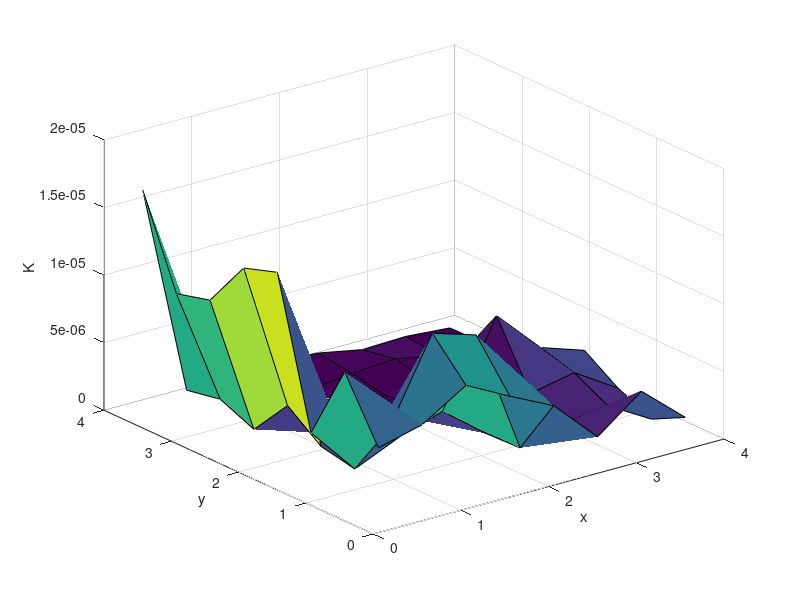

Source code (MATLAB): (Note: this script raises an error after producing the figure.)
clear; close all;
% Define the tau_1, tau_2, and K data
x = [0.25, 0.75, 1.25, 1.75, 2.25, 2.75, 3.25, 3.75];
y = [0.25, 0.75, 1.25, 1.75, 2.25, 2.75, 3.25, 3.75];
K = [53.69 61.94 82.38 65.49 49.71 17.85 42.83 14.71;
     98.42 46.87 109.41 99.40 7.01 16.71 20.70 1.88;
     41.81 6.32 20.75 31.51 6.11 26.88 33.71 13.48;
     149.19 11.47 0.63 14.88 8.84 73.17 40.83 29.96;
     140.93 30.31 1.04 0.92 2.81 34.85 3.31 0.24;
     105.74 1.27 10.58 0.21 0.04 0.57 2.92 7.09;
     99.05 12.11 0.12 0.97 5.09 6.90 0.65 1.29;
     164.42 7.38 13.35 10.88 8.53 2.22 3.26 0.73];
K = K.*10^-7;

% Create a grid of x and y values
[X,Y] = meshgrid(x,y);

% Plot the surface
figure(); surf(X,Y,K);

% Set the axis labels
xlabel('x');
ylabel('y');
zlabel('K');

%% Take the natural logarithm of z to transform it to log-normal scale
K_log = round(log(K),2);

% Assume the mean and standard deviation
mu_K_log = -13.86;
sigma2_K_log = 3.72;

% Plot the surface with the log-transformed z values
figure(); surf(X,Y,K_log-mu_K_log);

% Set the axis labels
xlabel('x');
ylabel('y');
zlabel('ln(K)-\mu_{ln(K)}');

%% Compute the directional sample correlation function
ny = length(y);
nx = length(x);
rho_y = zeros(ny,1);
rho_x = zeros(nx,1);

% Y direction
for j = 1:ny
    iter_j = j-1;
    prefactor = 1./(sigma2_K_log*(nx*(ny-iter_j )-1));
    for k = 1:nx
        for i = 1:ny-iter_j 
            l = i+iter_j ;
            X_ik = K_log(i,k)-mu_K_log;
            X_lk = K_log(l,k)-mu_K_log;
            rho_y(j) = rho_y(j)+prefactor*X_ik*X_lk;
        end
    end
end

% X direction
for j = 1:nx
    iter_j = j-1;
    prefactor = 1./(sigma2_K_log*(ny*(nx-iter_j )-1));
    for k = 1:ny
        for i = 1:nx-iter_j 
            l = i+iter_j ;
            X_ik = K_log(k,i)-mu_K_log;
            X_lk = K_log(k,l)-mu_K_log;
            rho_x(j) = rho_x(j)+prefactor*X_ik*X_lk;
        end
    end
end

% Plot the sample correlation versus separation distance
figure();
hold on;
plot(x-x(1),rho_x);
plot(y-y(1),rho_y);
legend('X direction','Y direction');

% Set the axis labels
xlabel('\tau');
ylabel('\rho(\tau)');